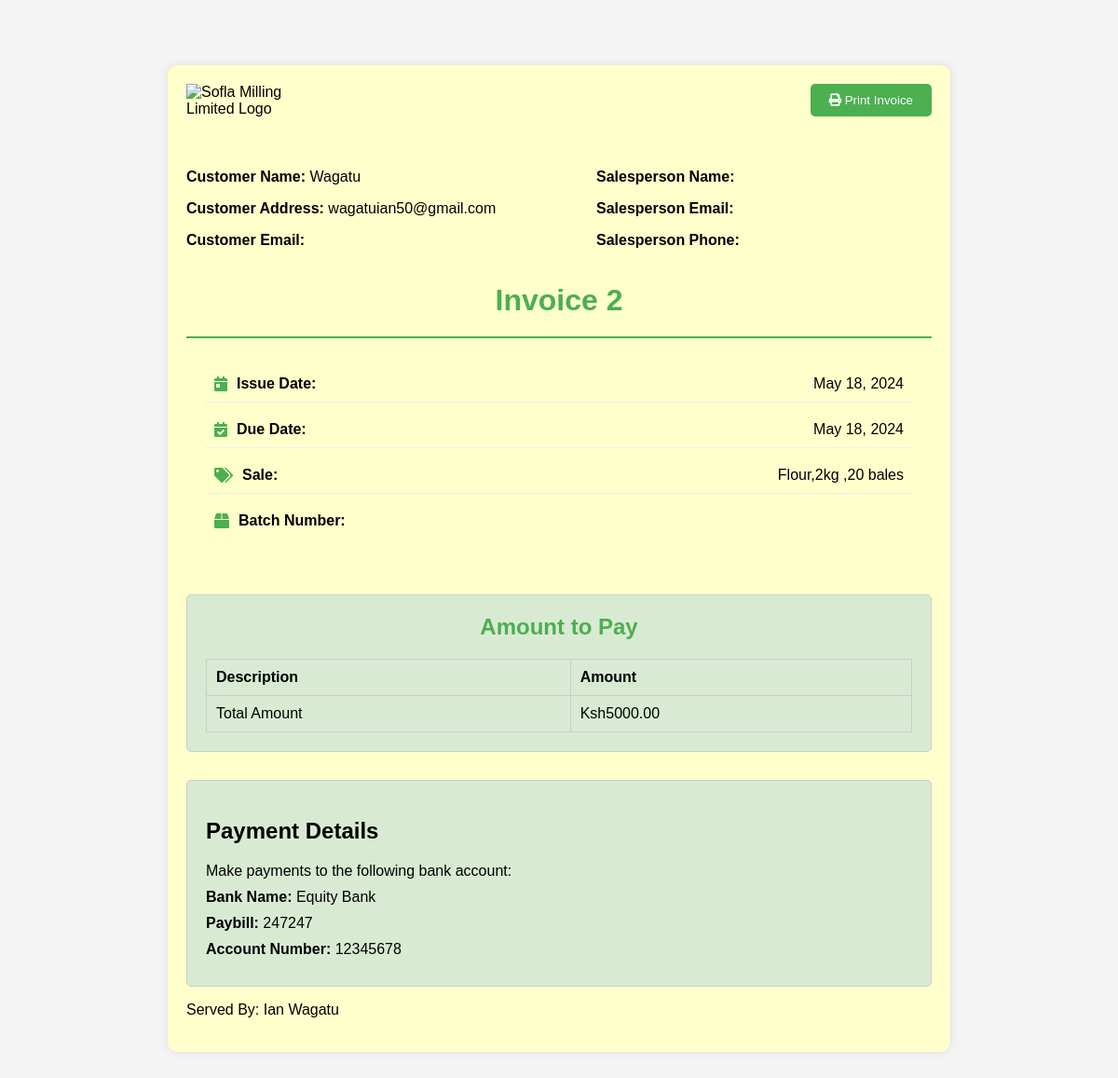
Screenshot of /invoice/2/ with the database file from the repository.
### invoice/models.py (models this page shows, shortened)
class Invoice(models.Model):
    invoice_number = models.CharField(max_length=20, unique=True)
    issue_date = models.DateField()
    due_date = models.DateField()
    sale = models.CharField(max_length=100)
    customer = models.ForeignKey(Customer, on_delete=models.CASCADE, null=True)
    salesperson = models.ForeignKey(Salesperson, on_delete=models.CASCADE, null=True)
    amount = models.DecimalField(max_digits=10, decimal_places=2, default=0.00)
    batch = models.ForeignKey(Batch, on_delete=models.SET_NULL, null=True)  # Add this line

### customers/models.py (models this page shows, shortened)
class Customer(models.Model):
    name = models.CharField(max_length=255)
    contact = models.CharField(max_length=255)
    address = models.TextField()

### invoice/views.py (the view)
# urls.py: path('<str:invoice_number>/', views.invoice_detail, name='invoice_detail'),
def invoice_detail(request, invoice_number):
    invoice = get_object_or_404(Invoice, invoice_number=invoice_number)
    return render(request, 'invoice/invoice_detail.html', {'invoice': invoice})

### invoice/templates/invoice/invoice_detail.html (shortened to what this page needs)
<!DOCTYPE html>
<html lang="en">
<head>
    <link rel="stylesheet" href="https://cdnjs.cloudflare.com/ajax/libs/font-awesome/5.15.4/css/all.min.css">
</head>
<body>
    <div class="container">
        <div class="header">
            <img src="https://encrypted-tbn0.gstatic.com/images?q=tbn:ANd9GcQWkIziZgmJeQjR00PHJ9eGsrMRxfWeSZtbKDTVyHPTDA&s" alt="Sofla Milling Limited Logo" class="logo">
            <div class="print-button">
                <button onclick="window.print()"><i class="fas fa-print"></i> Print Invoice</button>
            </div>
        </div>
        <div class="addresses">
            <div>
                <p><strong>Customer Name:</strong> {{ invoice.customer.name }}</p>
                <p><strong>Customer Address:</strong> {{ invoice.customer.address }}</p>
                <p><strong>Customer Email:</strong> {{ invoice.customer.email }}</p>
            </div>
            <div>
                <p><strong>Salesperson Name:</strong> {{ invoice.salesperson.name }}</p>
                <p><strong>Salesperson Email:</strong> {{ invoice.salesperson.email }}</p>
                <p><strong>Salesperson Phone:</strong> {{ invoice.salesperson.phone_number }}</p>
            </div
        </div>
    </div>
    <div class="invoice-box">
        <h1>Invoice {{ invoice.invoice_number }}</h1>
        <div class="invoice-details">
           <p><i class="fas fa-calendar-day"></i><strong>Issue Date:</strong> {{ invoice.issue_date }}</p>
            <p><i class="fas fa-calendar-check"></i><strong>Due Date:</strong> {{ invoice.due_date }}</p>
            <p><i class="fas fa-tags"></i><strong>Sale:</strong> {{ invoice.sale }}</p>
            <p><i class="fas fa-box"></i><strong>Batch Number:</strong> {{ invoice.batch.batch_number }}</p>
        </div>
        <div class="invoice-summary">
            <h2>Amount to Pay</h2>
            <table>
                <tr>
                    <th>Description</th>
                    <th>Amount</th>
                </tr>
                <tr>
                    <td>Total Amount</td>
                    <td>Ksh{{ invoice.amount }}</td>
                </tr>
            </table>
        </div>
    </div>
    <div class="payment-details">
        <h2>Payment Details</h2>
        <p>Make payments to the following bank account:</p>
        <p><strong>Bank Name:</strong> Equity Bank</p>
        <p><strong>Paybill:</strong> 247247</p>
        <p><strong>Account Number:</strong> 12345678</p>
    </div>
    <div class="served-by">
        <p>Served By: Ian Wagatu</p>
    </div>
</div>
</body>
</html>

### invoice/templates/invoice/invoice_detail.html (style rules this page uses)
body { font-family: Arial, sans-serif; margin: 0; padding: 20px; background-color: #f4f4f4; }
.container { max-width: 800px; margin: 50px auto; background-color: #ffffcc; border-radius: 10px; box-shadow: 0 0 10px rgba(0, 0, 0, 0.1); padding: 20px; overflow: hidden; }
.print-button { text-align: right; margin-bottom: 20px; }
.print-button button { background-color: #4caf50; color: #fff; border: none; padding: 10px 20px; border-radius: 5px; cursor: pointer; transition: background-color 0.3s ease; }
.header { display: flex; justify-content: space-between; margin-bottom: 20px; }
.header .logo { width: 150px; }
.addresses { display: flex; justify-content: space-between; margin-bottom: 20px; }
.addresses div { width: 45%; }
.invoice-box { text-align: center; }
.invoice-box h1 { color: #4caf50; margin-bottom: 20px; }
.invoice-details { text-align: left; margin-top: 20px; padding: 20px; border-top: 2px solid #4caf50; }
.invoice-details p { margin: 10px 0; display: flex; align-items: center; padding: 10px; border-bottom: 1px solid #eee; }
.invoice-details p:last-child { border-bottom: none; }
.invoice-details p i { margin-right: 10px; color: #4caf50; }
.invoice-details p strong { flex: 1; }
.invoice-summary { margin-top: 30px; padding: 20px; background-color: #d9ead3; border-radius: 5px; border: 1px solid #ccc; text-align: center; }
.invoice-summary table { width: 100%; border-collapse: collapse; }
.invoice-summary table, .invoice-summary th, .invoice-summary td { border: 1px solid #ccc; }
.invoice-summary th, .invoice-summary td { padding: 10px; text-align: left; }
.invoice-summary h2 { margin-top: 0; color: #4caf50; font-size: 1.5em; }
.payment-details { margin-top: 30px; padding: 20px; background-color: #d9ead3; border-radius: 5px; border: 1px solid #ccc; }
.payment-details p { margin: 10px 0; }

### rows the page displays
Invoice: customer.name "Wagatu", customer.address "wagatuian50@gmail.com", invoice_number "2", issue_date "May 18, 2024", due_date "May 18, 2024", sale "Flour,2kg ,20 bales", amount "5000.00"
